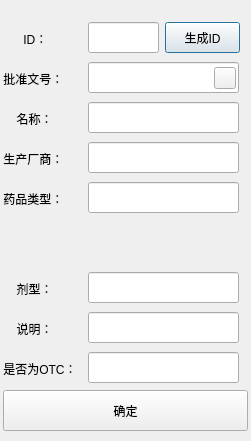
<?xml version="1.0" encoding="UTF-8"?>
<ui version="4.0">
 <class>insert_Dialog</class>
 <widget class="QDialog" name="insert_Dialog">
  <property name="geometry">
   <rect>
    <x>0</x>
    <y>0</y>
    <width>251</width>
    <height>441</height>
   </rect>
  </property>
  <property name="windowTitle">
   <string>Dialog</string>
  </property>
  <widget class="QLabel" name="label">
   <property name="geometry">
    <rect>
     <x>0</x>
     <y>103</y>
     <width>81</width>
     <height>31</height>
    </rect>
   </property>
   <property name="text">
    <string>     名称：</string>
   </property>
  </widget>
  <widget class="QLabel" name="label_2">
   <property name="geometry">
    <rect>
     <x>0</x>
     <y>23</y>
     <width>81</width>
     <height>31</height>
    </rect>
   </property>
   <property name="text">
    <string>       ID：</string>
   </property>
  </widget>
  <widget class="QLabel" name="label_3">
   <property name="geometry">
    <rect>
     <x>0</x>
     <y>353</y>
     <width>81</width>
     <height>31</height>
    </rect>
   </property>
   <property name="text">
    <string> 是否为OTC：</string>
   </property>
  </widget>
  <widget class="QLabel" name="label_4">
   <property name="geometry">
    <rect>
     <x>0</x>
     <y>63</y>
     <width>81</width>
     <height>31</height>
    </rect>
   </property>
   <property name="text">
    <string> 批准文号：</string>
   </property>
  </widget>
  <widget class="QLabel" name="label_5">
   <property name="geometry">
    <rect>
     <x>0</x>
     <y>183</y>
     <width>81</width>
     <height>31</height>
    </rect>
   </property>
   <property name="text">
    <string> 药品类型：</string>
   </property>
  </widget>
  <widget class="QLabel" name="label_6">
   <property name="geometry">
    <rect>
     <x>0</x>
     <y>273</y>
     <width>81</width>
     <height>31</height>
    </rect>
   </property>
   <property name="text">
    <string>     剂型：</string>
   </property>
  </widget>
  <widget class="QLabel" name="label_7">
   <property name="geometry">
    <rect>
     <x>0</x>
     <y>313</y>
     <width>81</width>
     <height>31</height>
    </rect>
   </property>
   <property name="text">
    <string>     说明：</string>
   </property>
  </widget>
  <widget class="QLabel" name="label_9">
   <property name="geometry">
    <rect>
     <x>0</x>
     <y>143</y>
     <width>81</width>
     <height>31</height>
    </rect>
   </property>
   <property name="text">
    <string> 生产厂商：</string>
   </property>
  </widget>
  <widget class="QLineEdit" name="ID_lineEdit">
   <property name="geometry">
    <rect>
     <x>88</x>
     <y>22</y>
     <width>71</width>
     <height>31</height>
    </rect>
   </property>
  </widget>
  <widget class="QLineEdit" name="name_lineEdit">
   <property name="geometry">
    <rect>
     <x>88</x>
     <y>102</y>
     <width>151</width>
     <height>31</height>
    </rect>
   </property>
  </widget>
  <widget class="QLineEdit" name="OTC_lineEdit">
   <property name="geometry">
    <rect>
     <x>88</x>
     <y>352</y>
     <width>151</width>
     <height>31</height>
    </rect>
   </property>
  </widget>
  <widget class="QLineEdit" name="approval_number_lineEdit">
   <property name="geometry">
    <rect>
     <x>88</x>
     <y>62</y>
     <width>151</width>
     <height>31</height>
    </rect>
   </property>
  </widget>
  <widget class="QLineEdit" name="category_lineEdit">
   <property name="geometry">
    <rect>
     <x>88</x>
     <y>182</y>
     <width>151</width>
     <height>31</height>
    </rect>
   </property>
  </widget>
  <widget class="QLineEdit" name="dosage_form_lineEdit">
   <property name="geometry">
    <rect>
     <x>88</x>
     <y>272</y>
     <width>151</width>
     <height>31</height>
    </rect>
   </property>
  </widget>
  <widget class="QLineEdit" name="package_insert_lineEdit">
   <property name="geometry">
    <rect>
     <x>88</x>
     <y>312</y>
     <width>151</width>
     <height>31</height>
    </rect>
   </property>
  </widget>
  <widget class="QLineEdit" name="manufacturer_lineEdit">
   <property name="geometry">
    <rect>
     <x>88</x>
     <y>142</y>
     <width>151</width>
     <height>31</height>
    </rect>
   </property>
  </widget>
  <widget class="QPushButton" name="generateID_pushButton">
   <property name="geometry">
    <rect>
     <x>165</x>
     <y>22</y>
     <width>75</width>
     <height>31</height>
    </rect>
   </property>
   <property name="text">
    <string>生成ID</string>
   </property>
  </widget>
  <widget class="QPushButton" name="comfirm_pushButton">
   <property name="geometry">
    <rect>
     <x>3</x>
     <y>390</y>
     <width>245</width>
     <height>41</height>
    </rect>
   </property>
   <property name="text">
    <string>确定</string>
   </property>
  </widget>
  <widget class="QPushButton" name="pic_pushButton">
   <property name="geometry">
    <rect>
     <x>214</x>
     <y>67</y>
     <width>22</width>
     <height>22</height>
    </rect>
   </property>
   <property name="text">
    <string/>
   </property>
  </widget>
  <widget class="QLabel" name="remind_label">
   <property name="geometry">
    <rect>
     <x>10</x>
     <y>223</y>
     <width>221</width>
     <height>41</height>
    </rect>
   </property>
   <property name="text">
    <string/>
   </property>
  </widget>
  <widget class="QLabel" name="label_8">
   <property name="geometry">
    <rect>
     <x>0</x>
     <y>0</y>
     <width>251</width>
     <height>441</height>
    </rect>
   </property>
   <property name="styleSheet">
    <string notr="true">border-image: url(:/backGround (5).jpg);</string>
   </property>
   <property name="text">
    <string/>
   </property>
  </widget>
  <zorder>label_8</zorder>
  <zorder>label</zorder>
  <zorder>label_2</zorder>
  <zorder>label_3</zorder>
  <zorder>label_4</zorder>
  <zorder>label_5</zorder>
  <zorder>label_6</zorder>
  <zorder>label_7</zorder>
  <zorder>label_9</zorder>
  <zorder>ID_lineEdit</zorder>
  <zorder>name_lineEdit</zorder>
  <zorder>OTC_lineEdit</zorder>
  <zorder>approval_number_lineEdit</zorder>
  <zorder>category_lineEdit</zorder>
  <zorder>dosage_form_lineEdit</zorder>
  <zorder>package_insert_lineEdit</zorder>
  <zorder>manufacturer_lineEdit</zorder>
  <zorder>generateID_pushButton</zorder>
  <zorder>comfirm_pushButton</zorder>
  <zorder>pic_pushButton</zorder>
  <zorder>remind_label</zorder>
 </widget>
 <resources/>
 <connections/>
</ui>
